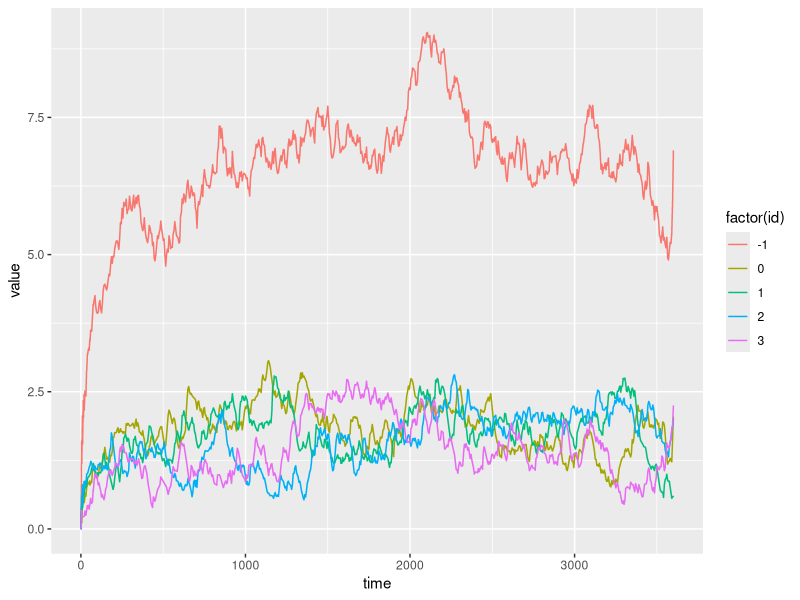

Write the R code that produced this figure.
library(tidyverse)
library(ggplot2)
library(dplyr)

wide = read.csv("results.csv", check.names = FALSE)

pairs <- seq(1, ncol(wide), by = 2)

long <- do.call(rbind, lapply(pairs, function(i) {
  data.frame(
    vector = names(wide)[i],
    time   = wide[[i]],
    value  = wide[[i + 1]]
  )
}))

long = na.omit(long)

long$id = as.integer(sub(".*\\[([0-9]+)\\].*", "\\1", long$vector))
long$run = as.integer(sub(".*\\(#([0-9]+).*", "\\1", long$vector))
long$vector = sub("\\s.*", "", long$vector)
long$time = long$time

queue_size = long[long$vector == "queueSizeVector", ]

time_grid = seq(0,3600,by = 1)

avg_qs = queue_size %>%
    group_by(id) %>%
    group_modify(~ {
        .x %>%
            group_by(run) %>%
            group_modify(~ {
                series = .x %>%
                    group_by(time) %>%
                    summarise(value = mean(value), .groups = "drop") %>%
                    arrange(time)

                tibble(
                    time = time_grid,
                    value = approx(series$time, series$value, xout = time_grid, rule = 1)$y
                )
            }) %>%
            ungroup() %>%
            group_by(time) %>%
            summarise(value = mean(value, na.rm = TRUE), .groups = "drop")
    }) %>%
    ungroup()

avg_qs = na.omit(avg_qs)

total <- avg_qs %>%
  group_by(time) %>%
  summarise(value = sum(value, na.rm = TRUE), .groups = "drop") %>%
  mutate(id = -1)

avg_qs_with_total <- bind_rows(avg_qs, total)

plot_qs = ggplot(
        avg_qs_with_total,
        aes(
            x = time,
            y = value,
            group = factor(id),
            color = factor(id)
        )
) +
geom_step()

dir.create("plots", showWarnings = FALSE)
ggsave("plots/queueSize.png", plot = plot_qs, width = 10, height = 6, dpi = 300)
